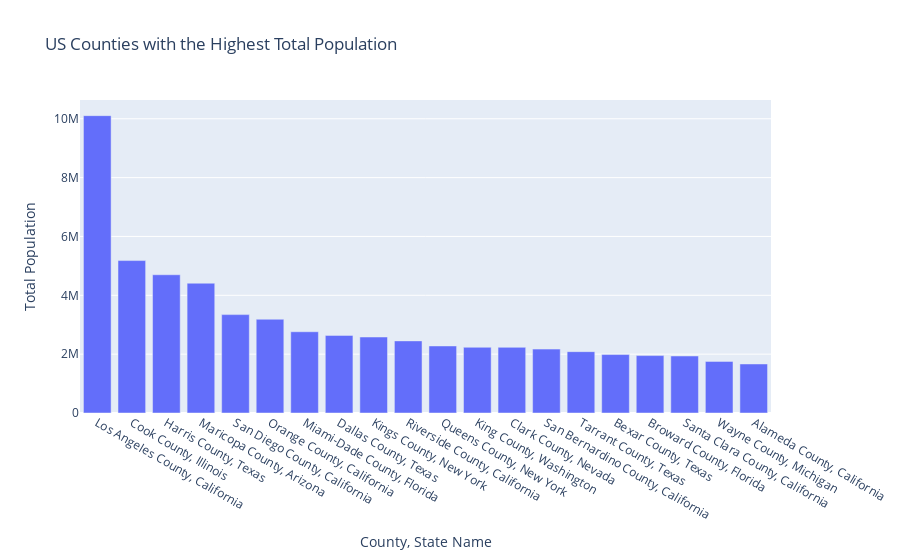

Notebook code cell kept with this figure:
### Code cell
bar_total_pop

### Figure 1 — Plotly figure (JSON) as saved in the notebook; plotly's stock layout.template omitted (floating-point values rounded to 4 significant figures)
{"data": [{"alignmentgroup": "True", "hovertemplate": "County, State Name=%{x}<br>Total Population=%{y}<extra></extra>", "legendgroup": "", "marker": {"color": "#636efa"}, "name": "", "offsetgroup": "", "orientation": "v", "showlegend": false, "textposition": "auto", "type": "bar", "x": ["Los Angeles County, California", "Cook County, Illinois", "Harris County, Texas", "Maricopa County, Arizona", "San Diego County, California", "Orange County, California", "Miami-Dade County, Florida", "Dallas County, Texas", "Kings County, New York", "Riverside County, California", "Queens County, New York", "King County, Washington", "Clark County, Nevada", "San Bernardino County, California", "Tarrant County, Texas", "Bexar County, Texas", "Broward County, Florida", "Santa Clara County, California", "Wayne County, Michigan", "Alameda County, California"], "xaxis": "x", "y": [10105518, 5180493, 4698619, 4410824, 3343364, 3185968, 2761581, 2637772, 2582830, 2450758, 2278906, 2233163, 2231647, 2171603, 2084931, 1986049, 1951260, 1937570, 1753893, 1666753], "yaxis": "y"}], "layout": {"barmode": "relative", "legend": {"tracegroupgap": 0}, "title": {"text": "US Counties with the Highest Total Population"}, "xaxis": {"anchor": "y", "domain": [0, 1], "title": {"text": "County, State Name"}}, "yaxis": {"anchor": "x", "domain": [0, 1], "title": {"text": "Total Population"}}}}
